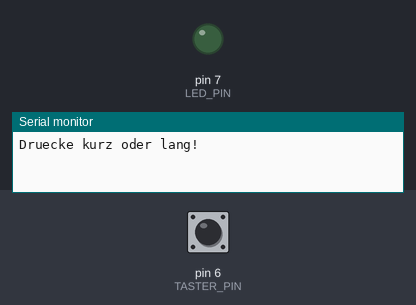
Simulated run of this sketch. Board: Arduino Uno, built with avr-gcc and run on an emulated ATmega328P. Parts: output pins drawn as LEDs (lit = HIGH), the last lines printed to the serial monitor. The inputs (shaded band) are chosen by the test bench; at power-on: pin 6 (TASTER_PIN) HIGH.

Above: at 1.2 s.
1.3 s: pin 6 (TASTER_PIN) pulled LOW for 0.15 s
At 1.7 s:
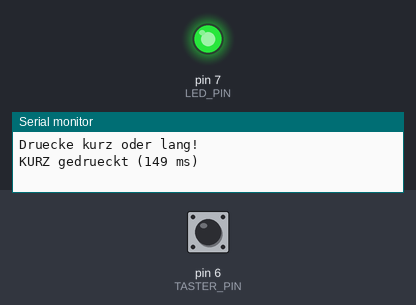
4.3 s: pin 6 (TASTER_PIN) pulled LOW for 1 s
At 6.4 s:
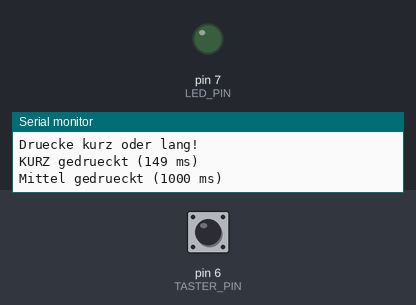
Timing chart, 0 to 7.9 s (numbered marks = the images above; inputs shaded):
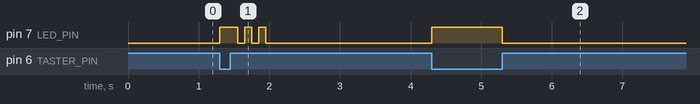

The sketch:

challenge1_langer_druck.ino
```cpp
// B03 Challenge 1: Langer Druck erkennen
// Kurz (<500ms) vs Lang (>1 Sekunde) unterscheiden

const int LED_PIN = 7;
const int TASTER_PIN = 6;

unsigned long drueckStart = 0;
bool tasterGedrueckt = false;

void setup() {
  pinMode(LED_PIN, OUTPUT);
  pinMode(TASTER_PIN, INPUT_PULLUP);
  Serial.begin(9600);
  Serial.println("Druecke kurz oder lang!");
}

void loop() {
  int tasterStatus = digitalRead(TASTER_PIN);

  if (tasterStatus == LOW && !tasterGedrueckt) {
    // Taster wurde gerade gedrueckt
    drueckStart = millis();
    tasterGedrueckt = true;
    digitalWrite(LED_PIN, HIGH);  // LED an waehrend gedrueckt
  }

  if (tasterStatus == HIGH && tasterGedrueckt) {
    // Taster wurde losgelassen
    unsigned long drueckDauer = millis() - drueckStart;
    tasterGedrueckt = false;
    digitalWrite(LED_PIN, LOW);

    if (drueckDauer < 500) {
      Serial.print("KURZ gedrueckt (");
      Serial.print(drueckDauer);
      Serial.println(" ms)");
      // Kurzes Blinken
      for (int i = 0; i < 3; i++) {
        digitalWrite(LED_PIN, HIGH);
        delay(100);
        digitalWrite(LED_PIN, LOW);
        delay(100);
      }
    } else if (drueckDauer > 1000) {
      Serial.print("LANG gedrueckt (");
      Serial.print(drueckDauer);
      Serial.println(" ms)");
      // Langes Leuchten
      digitalWrite(LED_PIN, HIGH);
      delay(2000);
      digitalWrite(LED_PIN, LOW);
    } else {
      Serial.print("Mittel gedrueckt (");
      Serial.print(drueckDauer);
      Serial.println(" ms)");
    }

    delay(50);  // Entprellen
  }
}
```

Measured:
- after the input at 1.3 s, pin 7 (LED_PIN): LOW → HIGH at once, then repeats every 0.20 s: LOW 0.10 s, HIGH 0.10 s, until it stays LOW from 2.0 s
- after the input at 4.3 s, pin 7 (LED_PIN): LOW → HIGH at once, → LOW 1.0 s later
